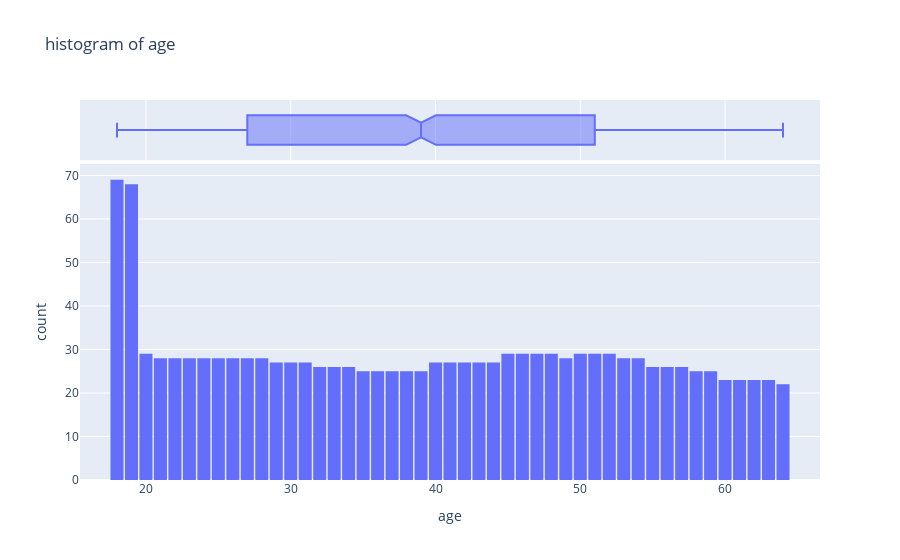

The cell this chart's notebook holds for it:
### Code cell
fig1 = px.histogram (medical_df,
                    x='bmi',
                    nbins = 38,
                    title = 'histogram of bmi')
fig.show()

### Figure 1 — Plotly figure (JSON) as saved in the notebook; plotly's stock layout.template omitted (floating-point values rounded to 4 significant figures; data arrays with more than 128 entries replaced by an {"elided": "..."} marker saying what was removed)
{"data": [{"bingroup": "x", "hovertemplate": "age=%{x}<br>count=%{y}<extra></extra>", "legendgroup": "", "marker": {"color": "#636efa", "pattern": {"shape": ""}}, "name": "", "nbinsx": 47, "orientation": "v", "showlegend": false, "type": "histogram", "x": {"elided": "1338 int values"}, "xaxis": "x", "yaxis": "y"}, {"hovertemplate": "age=%{x}<extra></extra>", "legendgroup": "", "marker": {"color": "#636efa"}, "name": "", "notched": true, "showlegend": false, "type": "box", "x": {"elided": "1338 int values"}, "xaxis": "x2", "yaxis": "y2"}], "layout": {"bargap": 0.1, "barmode": "relative", "legend": {"tracegroupgap": 0}, "title": {"text": "histogram of age"}, "xaxis": {"anchor": "y", "domain": [0, 1], "title": {"text": "age"}}, "xaxis2": {"anchor": "y2", "domain": [0, 1], "matches": "x", "showgrid": true, "showticklabels": false}, "yaxis": {"anchor": "x", "domain": [0, 0.8316], "title": {"text": "count"}}, "yaxis2": {"anchor": "x2", "domain": [0.8416, 1], "matches": "y2", "showgrid": false, "showline": false, "showticklabels": false, "ticks": ""}}}
